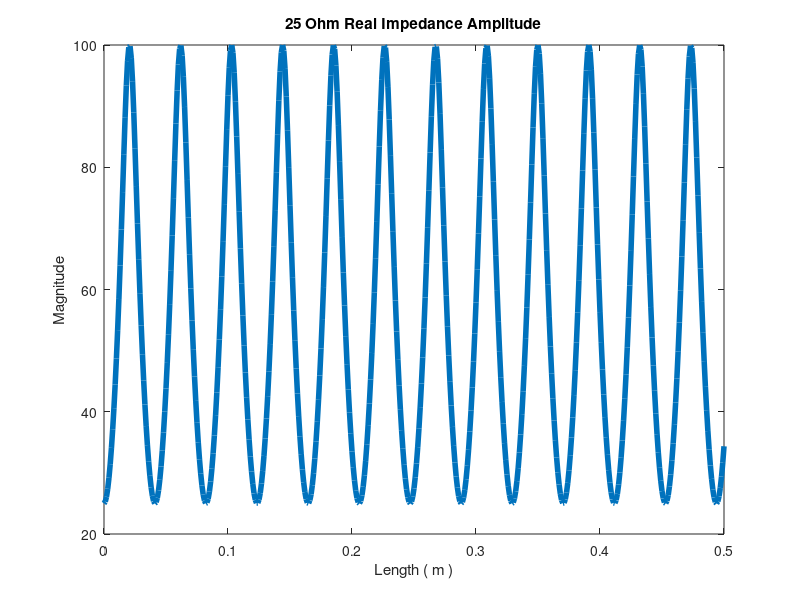
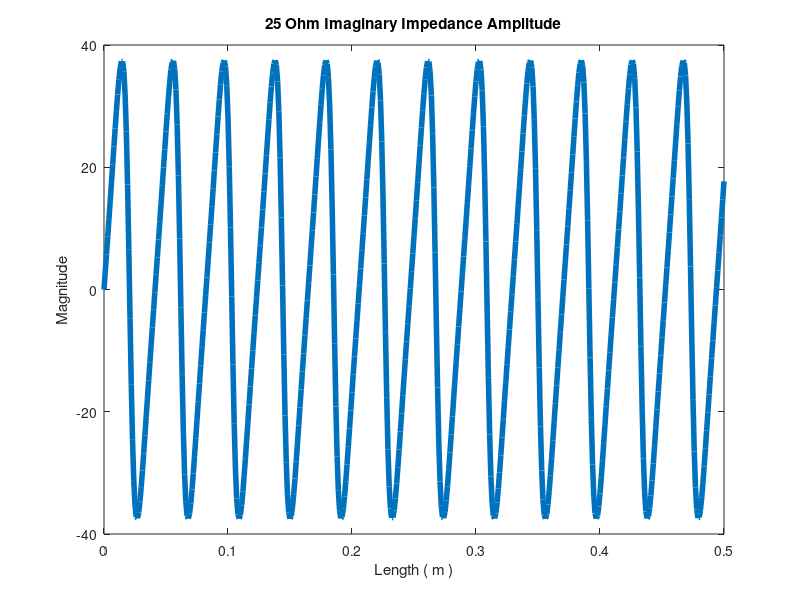
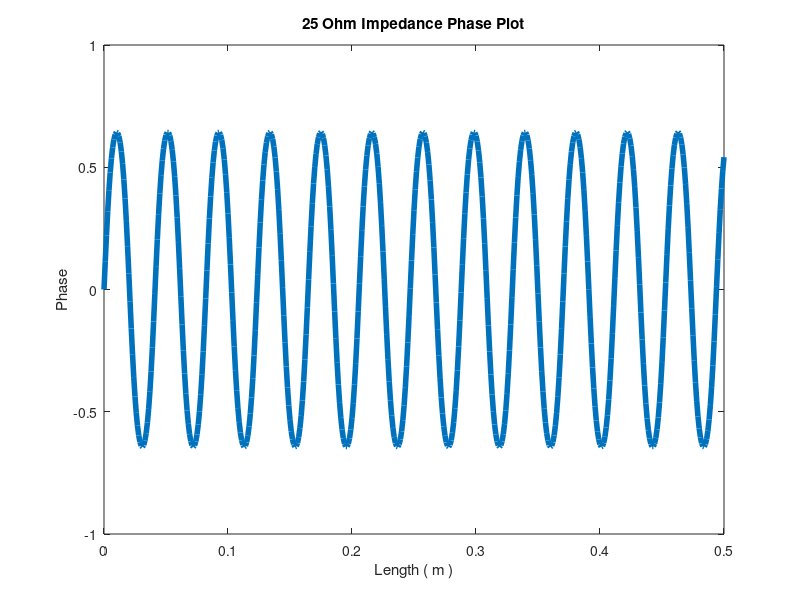

The MATLAB source for these figures, in order:
clear all
clc
%Aaron Rosen - Fields & Waves II - Project 1 
%CASE A - 25 Ohm Amplitude & Phase of Impedance
 
length = 0:0.001:0.5;
%Zo: Characteristic Impedance
Zo = 50;
%Zl: Load Impedance
Zl1 = 25;

%Frequency
f = 2.4e9;
%w == angular frequency
w = 2.*pi.*f;
%l in m
l = 0.5;
%c == speed of light in m/s
c = 299792458;
%up == propagation velocity
%up of RG58 is 65.9% of c
%up = c/sqrt(er)
%I am going to use the 65.9% to calculate up
%source: http://www.idc-online.com/technical_references/pdfs/data_communications/RG_58.pdf
up = 0.659*c;
%B= up/w
B = w./up;
t = tan(B.*length);
%25ohm
num1 = Zl1 + 1j.*Zo.*t;
dem1 = Zo + 1j.*Zl1.*t;
Zin1 = (Zo.*num1)./dem1;


figure, plot(length, abs(Zin1), 'LineWidth', 4), title('25 Ohm Real Impedance Amplitude'), xlabel('Length ( m )'), ylabel('Magnitude');
figure, plot(length, imag(Zin1), 'LineWidth', 4), title('25 Ohm Imaginary Impedance Amplitude'), xlabel('Length ( m )'), ylabel('Magnitude');

figure, plot(length, angle(Zin1), 'LineWidth', 4), 
title('25 Ohm Impedance Phase Plot'), xlabel('Length ( m )'), ylabel('Phase');
